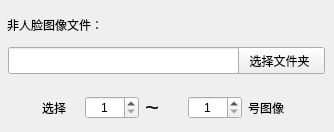
         <widget class="QWidget" name="tab_4">
          <attribute name="title">
           <string>非人脸</string>
          </attribute>
          <widget class="QWidget" name="layoutWidget_3">
           <property name="geometry">
            <rect>
             <x>42</x>
             <y>93</y>
             <width>243</width>
             <height>30</height>
            </rect>
           </property>
           <layout class="QGridLayout" name="gridLayout_5">
            <item row="0" column="2">
             <widget class="QLabel" name="label_19">
              <property name="font">
               <font>
                <pointsize>18</pointsize>
                <weight>50</weight>
                <bold>false</bold>
               </font>
              </property>
              <property name="text">
               <string>~</string>
              </property>
             </widget>
            </item>
            <item row="0" column="1">
             <widget class="QSpinBox" name="pTestNotfaceBeginBox">
              <property name="cursor">
               <cursorShape>PointingHandCursor</cursorShape>
              </property>
              <property name="alignment">
               <set>Qt::AlignCenter</set>
              </property>
              <property name="minimum">
               <number>1</number>
              </property>
              <property name="maximum">
               <number>1000</number>
              </property>
             </widget>
            </item>
            <item row="0" column="4">
             <widget class="QLabel" name="label_20">
              <property name="text">
               <string>号图像</string>
              </property>
             </widget>
            </item>
            <item row="0" column="0">
             <widget class="QLabel" name="label_21">
              <property name="text">
               <string>选择</string>
              </property>
             </widget>
            </item>
            <item row="0" column="3">
             <widget class="QSpinBox" name="pTestNotfaceEndBox">
              <property name="cursor">
               <cursorShape>PointingHandCursor</cursorShape>
              </property>
              <property name="alignment">
               <set>Qt::AlignCenter</set>
              </property>
              <property name="minimum">
               <number>1</number>
              </property>
              <property name="maximum">
               <number>1000</number>
              </property>
             </widget>
            </item>
           </layout>
          </widget>
          <widget class="QPushButton" name="pTestNotfaceChoiceFileBtn">
           <property name="geometry">
            <rect>
             <x>234</x>
             <y>47</y>
             <width>91</width>
             <height>27</height>
            </rect>
           </property>
           <property name="cursor">
            <cursorShape>PointingHandCursor</cursorShape>
           </property>
           <property name="text">
            <string>选择文件夹</string>
           </property>
          </widget>
          <widget class="QLineEdit" name="pTestNotfaceImgPathText">
           <property name="geometry">
            <rect>
             <x>8</x>
             <y>47</y>
             <width>231</width>
             <height>27</height>
            </rect>
           </property>
          </widget>
          <widget class="QLabel" name="label_22">
           <property name="geometry">
            <rect>
             <x>7</x>
             <y>16</y>
             <width>121</width>
             <height>17</height>
            </rect>
           </property>
           <property name="text">
            <string>非人脸图像文件：</string>
           </property>
          </widget>
         </widget>
